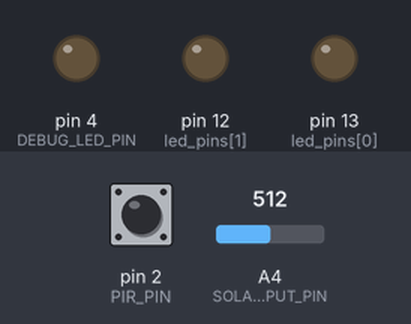
The sketch below on a simulated Arduino Uno, built with avr-gcc and run on an emulated ATmega328P. Parts: output pins drawn as LEDs (lit = HIGH). Inputs (shaded band) come from the test bench; at power-on: A4 (SOLAR_INPUT_PIN) = 512, pin 2 (PIR_PIN) HIGH.

Above: at 6.2 s.
6.3 s: A4 (SOLAR_INPUT_PIN) set to 215
7.8 s: A4 (SOLAR_INPUT_PIN) set to 192
At 9.0 s:
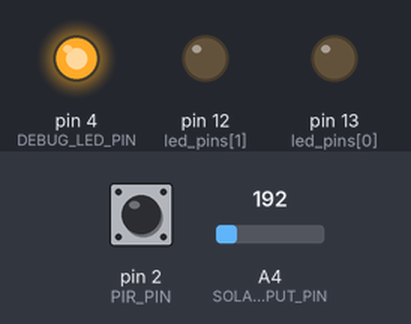
9.3 s: A4 (SOLAR_INPUT_PIN) set to 306
At 10.3 s:
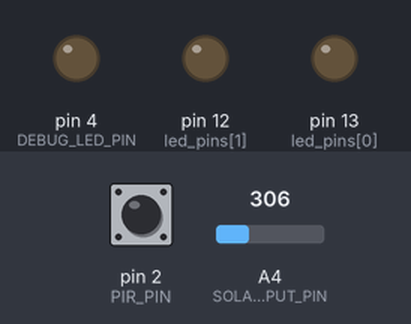
10.8 s: A4 (SOLAR_INPUT_PIN) set to 122
At 11.5 s:
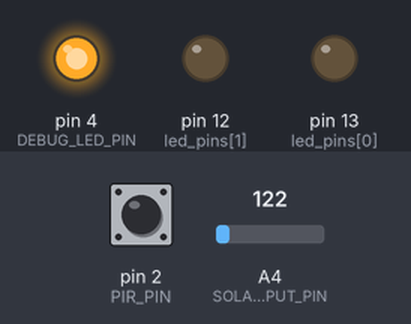
Timing chart, 0 to 13.3 s (numbered marks = the images above; inputs shaded):
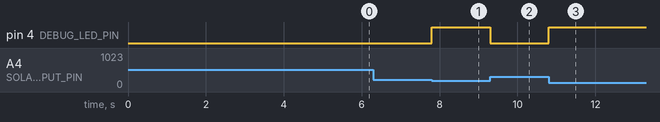

Measured:
- the behaviour switches between 205 and 204 on A4 (SOLAR_INPUT_PIN) (found by bisection; images 0 and 1)
- after the input at 6.3 s, every drawn part: stays the same
- after the input at 7.8 s, pin 4 (DEBUG_LED_PIN): LOW → HIGH at once
- after the input at 9.3 s, pin 4 (DEBUG_LED_PIN): HIGH → LOW at once
- after the input at 10.8 s, pin 4 (DEBUG_LED_PIN): LOW → HIGH at once

The sketch:

working_version.ino
```cpp
int led_pins[] = {13, 12};

long last_detection_time;
bool detected = false;
bool first = true;

// PIR Constants
const int PIR_PIN = 2;
const int MIN_TIME_BETWEEN_DETECTIONS_S = 5;
const int STARTUP_TIME_S = 5;

// LED Constants
const int NUM_LEDS = 2;
const int LED_FLASH_TIME_MS = 100;

// Solar Panel Constants
const int SOLAR_INPUT_PIN = 4;
const float DARK_THRESH = 1.0;

// Debug LED Constants
const int DEBUG_LED_PIN = 4;

void setup() {
    // Initialize all our output pins
    for (int i = 0; i < NUM_LEDS; ++i) {
        pinMode(led_pins[i], OUTPUT);
    }
    pinMode(DEBUG_LED_PIN, OUTPUT);

    for (int i = 0; i < NUM_LEDS; ++i) {
        digitalWrite(led_pins[i], LOW);
    }

    // Turn the debug LED off at the start
    digitalWrite(DEBUG_LED_PIN, LOW);

    // Initialize last detection time
    last_detection_time = millis();

    // Wait for the PIR to boot up and attach an interrupt for it
    delay(secondsToMillis(STARTUP_TIME_S));
    attachInterrupt(digitalPinToInterrupt(PIR_PIN), onPIRFallingSignal, FALLING);

}

void loop() {
    if (isNighttime()) {
        // Turn the Debug LED on when it is time to detect again
        if (isReadyToDetectAgain(last_detection_time)) {
            digitalWrite(DEBUG_LED_PIN, HIGH);
        } else {
            digitalWrite(DEBUG_LED_PIN, LOW);
        }

        // If we detected an animal, flash the LED
        if (detected) {
            detected = false;
            flashLED();
        }
    } else {
        // Turn the Debug LED off if it is daytime
        digitalWrite(DEBUG_LED_PIN, LOW);
    }
}

void flashLED() {
    // Turn on the LEDs for LED_FLASH_TIME_MS
    for (int i = 0; i < NUM_LEDS; ++i) {
        digitalWrite(led_pins[i], HIGH);
    }
    delay(LED_FLASH_TIME_MS);

    // Then turn them off
    for (int i = 0; i < NUM_LEDS; ++i) {
        digitalWrite(led_pins[i], LOW);
    }
}

bool isNighttime() {
    // Read the solar panel adc value
    int solar_adc = analogRead(SOLAR_INPUT_PIN);
    // Convert into a voltage
    float solar_voltage = 5.0 * solar_adc / 1024.0;

    return solar_voltage < DARK_THRESH;
}

float secondsToMillis(float seconds) {
    return seconds * 1000.0;
}

bool isReadyToDetectAgain(long last_detection_time) {
    return (millis() - last_detection_time) > secondsToMillis(MIN_TIME_BETWEEN_DETECTIONS_S);
}

void onPIRFallingSignal() {
    if (isReadyToDetectAgain(last_detection_time)) {
        detected = true;
        last_detection_time = millis();
    }

    // Ignore the first detection
    if (first) {
        first = false;
        detected = false;
    }

}
```
